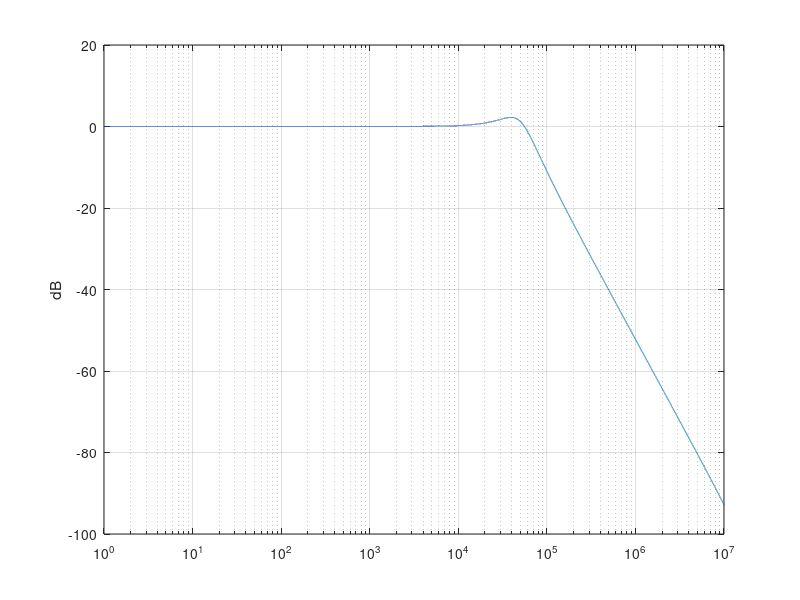

Source code (MATLAB):
clear    
L=22e-6;
C=470e-9;
R=8;

fs=100000000;
T=1/fs;
f=logspace(0,15,100000);

w=2*pi*f/fs;
z=exp(w*j);
s=(2/T.*(1-z.^-1)./(1+z.^-1))
Hz=1./(1+s*(L/R)+(s.^2)*L*C);


figure(1)
semilogx(f,20*log10(abs(Hz)));
grid on
ylabel('dB')
axis([0 10e6 -100 20]);
% figure(2)
% semilogx(f,angle(Hz));
% grid onx
